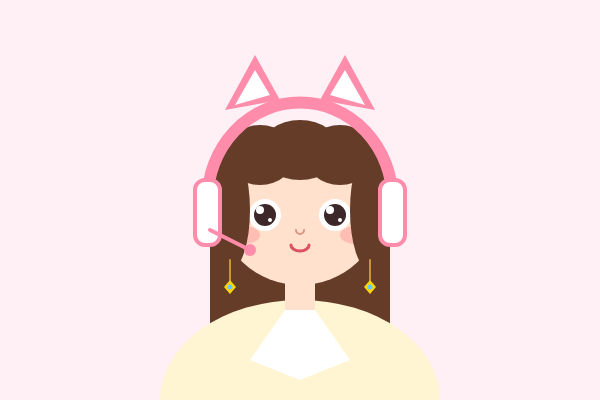
Frame 1 (no input)
Frame 60 (no input): identical to frame 1, image omitted
Frame 120 (the mouse pressed at the canvas centre since frame 60): identical to frame 1, image omitted

The p5.js sketch that drew this single still picture (run headless with seeded random() and noise() and a simulated clock; from frame 60 on, the mouse is pressed at the canvas centre):

// p5.js sketch
// ── sketch.js
function setup() {
createCanvas(600, 400);
}
function draw() {
background(255, 240, 245);

noStroke();
fill(100, 60, 40);
rect(210, 180, 180, 220, 30);

fill(255, 245, 210);
arc(300, 400, 280, 200, PI, 0);

fill(255);
quad(285, 310, 250, 360, 300, 380, 300, 310);
quad(315, 310, 350, 360, 300, 380, 300, 310);

fill(255, 225, 205);
rect(285, 260, 30, 50);

ellipse(300, 210, 160, 150);

fill(255, 150, 150, 120);
ellipse(245, 235, 30, 18);
ellipse(355, 235, 30, 18);

fill(255);
ellipse(265, 215, 32, 32);
ellipse(335, 215, 32, 32);

fill(60, 40, 40);
ellipse(265, 215, 22, 22);
ellipse(335, 215, 22, 22);

fill(255);
ellipse(260, 210, 8, 8);
ellipse(330, 210, 8, 8);
ellipse(270, 220, 4, 4);
ellipse(340, 220, 4, 4);

noFill();
stroke(220, 150, 130);
strokeWeight(2);
arc(300, 230, 8, 8, 0, PI);

stroke(220, 80, 100);
strokeWeight(3);
arc(300, 245, 18, 12, 0, PI);

noStroke();
fill(100, 60, 40);
ellipse(260, 155, 70, 60);
ellipse(300, 150, 80, 60);
ellipse(340, 155, 70, 60);
ellipse(230, 210, 40, 120);
ellipse(370, 210, 40, 120);

noFill();
stroke(255, 140, 170);
strokeWeight(12);
arc(300, 200, 185, 195, PI, 0);

noStroke();
fill(255, 140, 170);
triangle(225, 110, 255, 55, 280, 100);
triangle(320, 100, 345, 55, 375, 110);

fill(255);
triangle(235, 105, 255, 70, 270, 95);
triangle(330, 95, 345, 70, 365, 105);

stroke(255, 140, 170);
strokeWeight(4);
fill(255);
rect(195, 180, 25, 65, 10);
rect(380, 180, 25, 65, 10);

stroke(255, 140, 170);
strokeWeight(4);
line(210, 230, 250, 250);

noStroke();
fill(255, 140, 170);
ellipse(250, 250, 12, 12);

stroke(200, 150, 50);
strokeWeight(2);
line(230, 260, 230, 280);
line(370, 260, 370, 280);
noStroke();
fill(255, 215, 0);
quad(230, 280, 236, 287, 230, 294, 224, 287);
quad(370, 280, 376, 287, 370, 294, 364, 287);

fill(100, 200, 255);
ellipse(230, 287, 5, 5);
ellipse(370, 287, 5, 5);}
